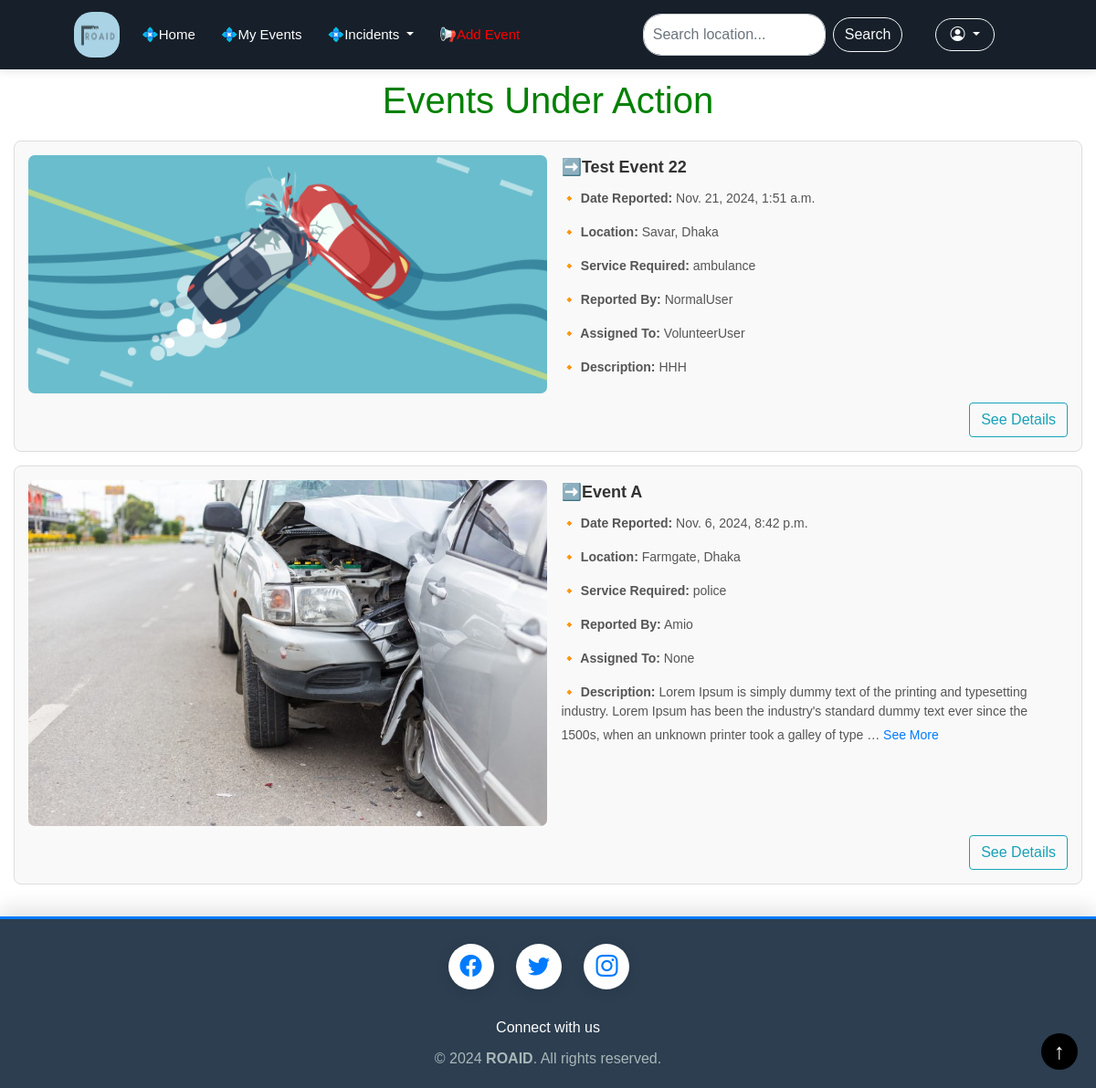
The page /onaction/ on the database as committed earlier.
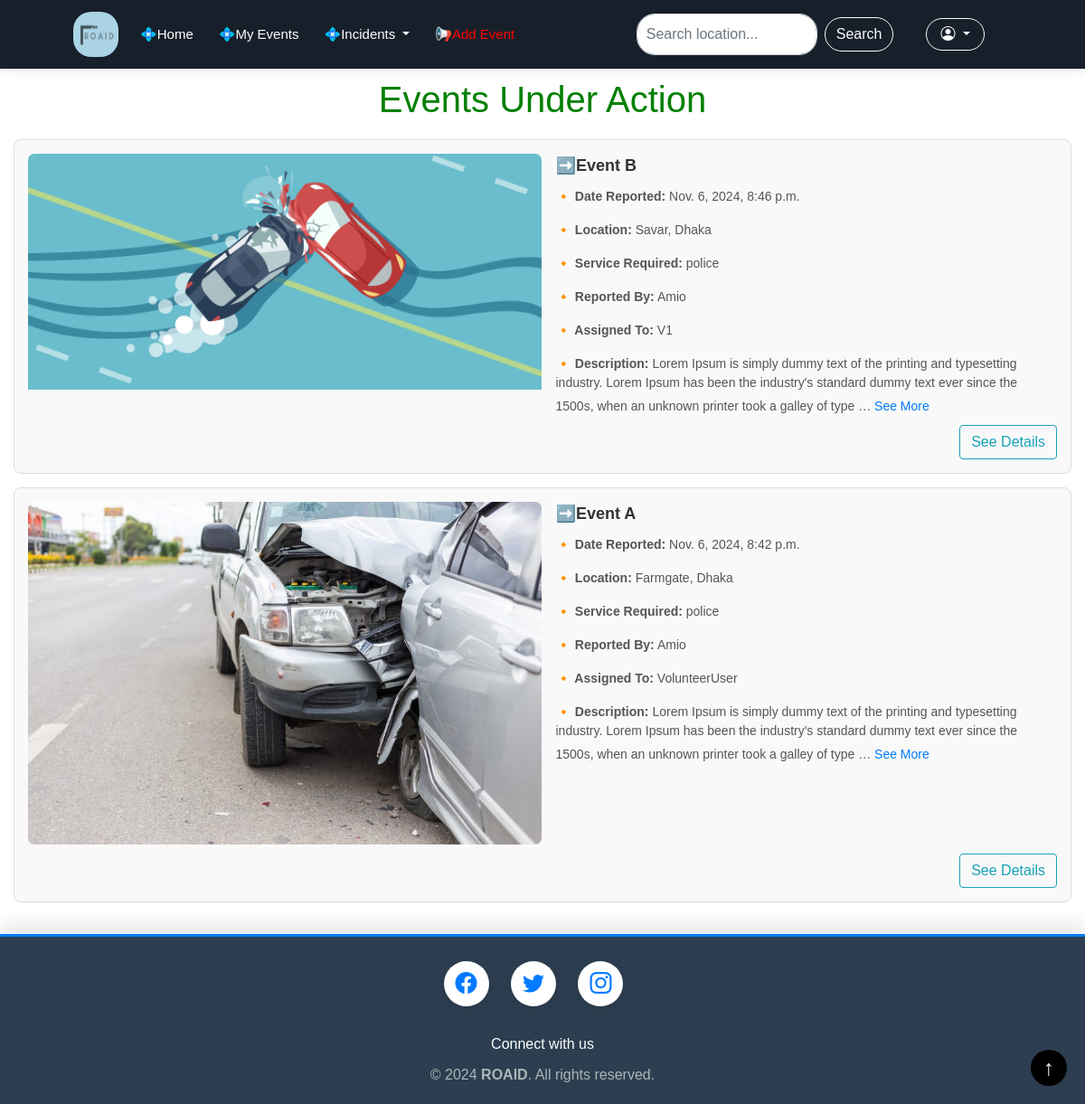
The same page on the database as committed later.
### Volunteer/models.py (models this page shows, shortened)
class Incident(models.Model):
    STATUS_CHOICES = [
        ('No Action', 'No Action'),
        ('On Action', 'On Action'),
        ('Completed', 'Completed'),
    ]
    title = models.CharField(max_length=200)
    description = models.TextField()
    location = models.CharField(max_length=255)
    date_reported = models.DateTimeField(auto_now_add=True)
    status = models.CharField(max_length=20, choices=STATUS_CHOICES, default='No Action')
    reported_by = models.ForeignKey(User, on_delete=models.CASCADE, related_name='reported_incidents')
    assigned_to = models.ForeignKey(User, on_delete=models.SET_NULL, null=True, blank=True, default= None,
                                    related_name='assigned_incidents')
    service_type = models.CharField(max_length=50,
                                    choices=[('Fire', 'Fire'), ('Police', 'Police'), ('Ambulance', 'Ambulance')],
                                    default='police')
    image = models.ImageField(blank=True, null=True, upload_to='images/')

### Volunteer/views.py (the view)
# urls.py: path('onaction/', v_views.onaction, name='onaction'),
def onaction(request):
    inc = Incident.objects.filter(status='On Action').order_by('-date_reported')
    context = {'inc': inc}
    return render(request, 'onaction.html', context=context)

### Volunteer/templates/onaction.html (shortened to what this page needs)
{% extends 'common.html' %}
{% load static %}
{% block content %}
<!DOCTYPE html>
<html lang="en">
<head>
    <link rel="stylesheet" href="{% static 'css/homepage.css' %}">
</head>
<body>
    <div class="container">
        <h1 class="title" style="padding-top: 10px;color: green">Events Under Action</h1>
        {% for incident in inc %}
        <div class="incident-card">
            <div class="incident-content">
                <div class="incident-image-container">
                    {% if incident.image %}
                        <img src="{{ incident.image.url }}" alt="Incident Image" class="incident-image">
                    {% else %}
                        <img src="{% static 'images/ROAID.png' %}" alt="Incident Image" class="incident-image">
                    {% endif %}
                </div>
                <div class="incident-info">
                    <div class="incident-header">
                        ➡️{{ incident.title }}
                    </div>
                    <div class="incident-details">
                        <p><strong>🔸 Date Reported:</strong> {{ incident.date_reported }}</p>
                        <p><strong>🔸 Location:</strong> {{ incident.location }}</p>
                        <p><strong>🔸 Service Required:</strong> {{ incident.service_type }}</p>
                        <p><strong>🔸 Reported By:</strong> {{ incident.reported_by }}</p>
                        <p><strong>🔸 Assigned To:</strong> {{ incident.assigned_to }}</p>
                    </div>
                    <div class="incident-description">
                        <strong>🔸 Description:</strong>
                        <span class="description-text" data-full-text="{{ incident.description }}">
                            {{ incident.description|truncatechars:200 }}
                        </span>
                        {% if incident.description|length > 200 %}
                            <button class="see-more-btn">See More</button>
                        {% endif %}
                    </div>
                </div>
            </div>
            <div class="button-container">
                <a href="{% url 'event_details' incident.id %}" class="btn btn-outline-info" style="text-decoration: none;">See Details</a>
            </div>
        </div>
        {% empty %}
        <p>No incidents to display.</p>
        {% endfor %}
    </div>
</body>
</html>
{% endblock %}

Rows that differ between the two databases and show on the page:
no longer on this page (row edited): Incident: image (picture), title "Test Event 22", date_reported "Nov. 21, 2024, 1:51 a.m.", location "Savar, Dhaka", service_type "ambulance", reported_by "NormalUser", assigned_to "VolunteerUser", description "HHH"
now on this page (row edited): Incident: image (picture), title "Event B", date_reported "Nov. 6, 2024, 8:46 p.m.", location "Savar, Dhaka", service_type "police", reported_by "Amio", assigned_to "V1", description "Lorem Ipsum is simply dummy text of the printing and typesetting industry. Lorem Ipsum has been the industry's standard dummy text ever since the 1500s, when an unknown printer took a galley of type …", shows "See More"
changed Incident "Event A": assigned_to "None" → "VolunteerUser"
